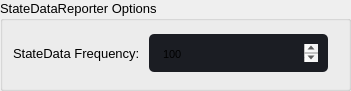
                               <widget class="QGroupBox" name="State_Data_Reporter_Options_groupBox">
                                <property name="geometry">
                                 <rect>
                                  <x>9</x>
                                  <y>400</y>
                                  <width>351</width>
                                  <height>91</height>
                                 </rect>
                                </property>
                                <property name="font">
                                 <font>
                                  <family>Segoe UI</family>
                                  <pointsize>10</pointsize>
                                 </font>
                                </property>
                                <property name="styleSheet">
                                 <string notr="true">QWidget:disabled {
  background-color: #19232D;
  color: #787878;
  selection-background-color: #14506E;
  selection-color: #787878;
}</string>
                                </property>
                                <property name="title">
                                 <string>StateDataReporter Options</string>
                                </property>
                                <widget class="QWidget" name="horizontalLayoutWidget_8">
                                 <property name="geometry">
                                  <rect>
                                   <x>10</x>
                                   <y>30</y>
                                   <width>321</width>
                                   <height>46</height>
                                  </rect>
                                 </property>
                                 <layout class="QHBoxLayout" name="horizontalLayout_15">
                                  <property name="leftMargin">
                                   <number>3</number>
                                  </property>
                                  <property name="topMargin">
                                   <number>4</number>
                                  </property>
                                  <property name="rightMargin">
                                   <number>3</number>
                                  </property>
                                  <property name="bottomMargin">
                                   <number>4</number>
                                  </property>
                                  <item>
                                   <widget class="QLabel" name="label_26">
                                    <property name="sizePolicy">
                                     <sizepolicy hsizetype="Expanding" vsizetype="Expanding">
                                      <horstretch>0</horstretch>
                                      <verstretch>0</verstretch>
                                     </sizepolicy>
                                    </property>
                                    <property name="font">
                                     <font>
                                      <family>Segoe UI</family>
                                      <pointsize>10</pointsize>
                                     </font>
                                    </property>
                                    <property name="text">
                                     <string>StateData Frequency: </string>
                                    </property>
                                   </widget>
                                  </item>
                                  <item>
                                   <widget class="QTextEdit" name="StateData_frequency_textEdit">
                                    <property name="minimumSize">
                                     <size>
                                      <width>0</width>
                                      <height>38</height>
                                     </size>
                                    </property>
                                    <property name="sizeIncrement">
                                     <size>
                                      <width>0</width>
                                      <height>38</height>
                                     </size>
                                    </property>
                                    <property name="styleSheet">
                                     <string notr="true">QTextEdit {
	background-color: rgb(27, 29, 35);
	border-radius: 5px;
	padding: 10px;
}
QTextEdit:hover {
	border: 2px solid rgb(64, 71, 88);
}
QTextEdit:focus {
	border: 2px solid rgb(91, 101, 124);
}</string>
                                    </property>
                                    <property name="html">
                                     <string>&lt;!DOCTYPE HTML PUBLIC &quot;-//W3C//DTD HTML 4.0//EN&quot; &quot;http://www.w3.org/TR/REC-html40/strict.dtd&quot;&gt;
&lt;html&gt;&lt;head&gt;&lt;meta name=&quot;qrichtext&quot; content=&quot;1&quot; /&gt;&lt;style type=&quot;text/css&quot;&gt;
p, li { white-space: pre-wrap; }
&lt;/style&gt;&lt;/head&gt;&lt;body style=&quot; font-family:'MS Shell Dlg 2'; font-size:8.25pt; font-weight:400; font-style:normal;&quot;&gt;
&lt;p style=&quot; margin-top:0px; margin-bottom:0px; margin-left:0px; margin-right:0px; -qt-block-indent:0; text-indent:0px;&quot;&gt;100&lt;/p&gt;&lt;/body&gt;&lt;/html&gt;</string>
                                    </property>
                                   </widget>
                                  </item>
                                 </layout>
                                </widget>
                               </widget>
